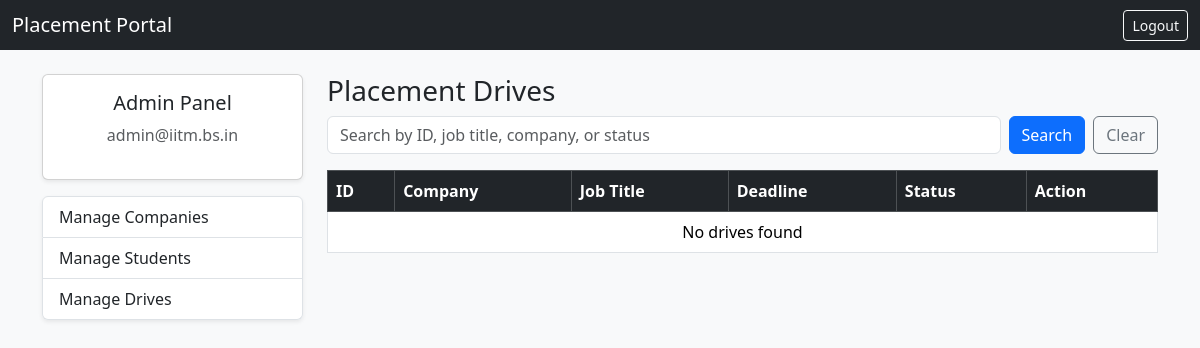
The page /admin/drives (signed in) on the database as committed earlier.
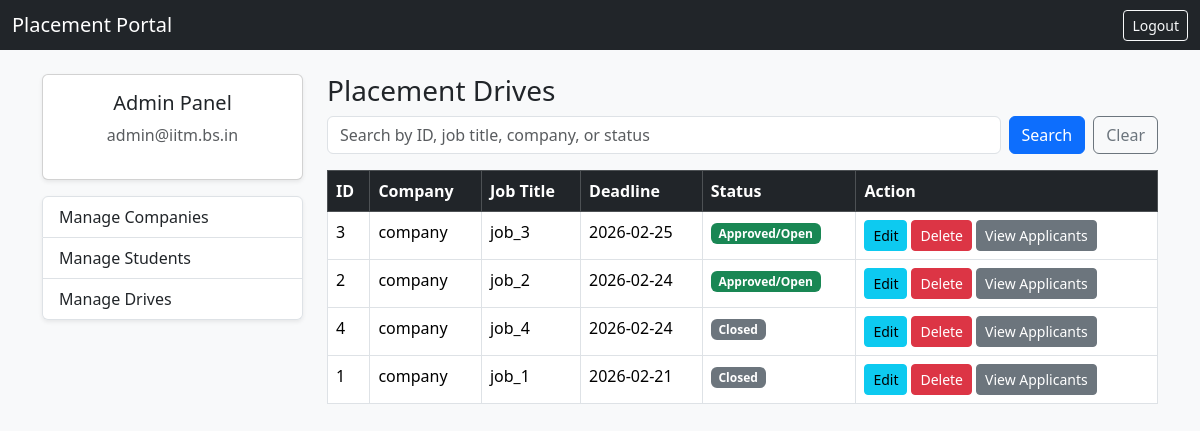
The same page on the database as committed later.
### dp.py (models this page shows)
class PlacementDrive(db.Model):
    __tablename__ = "placement_drives"
    id = db.Column(db.Integer, primary_key=True)
    company_id = db.Column(
        db.Integer, db.ForeignKey("companies.id"), nullable=False
    )
    job_title = db.Column(db.String(150), nullable=False)
    job_description = db.Column(db.String(2000))
    eligibility = db.Column(db.String(2000))
    deadline = db.Column(db.Date)
    status = db.Column(db.String(20), default="Pending")
    company = db.relationship("Company", backref="drives")
    applications = db.relationship("Application", backref="drive", cascade="all, delete" )

class Company(db.Model):
    __tablename__ = "companies"
    id = db.Column(db.Integer, primary_key=True)
    user_id = db.Column(
        db.Integer, db.ForeignKey("users.id"), nullable=False
    )
    company_name = db.Column(db.String(150), nullable=False)
    hr_contact = db.Column(db.String(100))
    website = db.Column(db.String(150))
    status = db.Column(db.String(20), default="Pending")
    blacklisted = db.Column(db.Boolean, default=False)

### app.py (the view, shortened to what this page needs)
@app.route("/admin/drives")
@login_required
def admin_drives():
    if current_user.role != "admin":
        abort(403)
    search_query = request.args.get("q", "").strip()
    query = PlacementDrive.query.join(Company, PlacementDrive.company_id == Company.id)
    drives = query.order_by(PlacementDrive.deadline.desc()).all()
    update_status_for_drives(drives)
    drives = query.order_by(PlacementDrive.deadline.desc()).all()
    return render_template(
        "admin_drive.html",
        drives=drives,
        search_query=search_query
    )

### app.py (called while the page is built)
@login_manager.user_loader
def load_user(user_id):
    return User.query.get(int(user_id))

def update_status_for_drives(drives):
    today = datetime.today().date()
    for drive in drives:
        if drive.status == "Open" and drive.deadline < today:
            drive.status = "Closed"
        if drive.status == "Closed" and drive.deadline > today:
            drive.status = "Open"
    db.session.commit()

### templates/admin_drive.html (shortened to what this page needs)
{% extends "admin.html" %}
{% block admin_content %}
<h3>Placement Drives</h3>
<form method="GET" action="/admin/drives" class="d-flex gap-2 mb-3">
    <input
        type="text"
        name="q"
        value="{{ search_query if search_query else '' }}"
        class="form-control"
        placeholder="Search by ID, job title, company, or status">
    <button class="btn btn-primary" type="submit">Search</button>
    <a href="/admin/drives" class="btn btn-outline-secondary">Clear</a>
</form>
<table class="table table-bordered">
    <thead class="table-dark">
        <tr>
            <th>ID</th>
            <th>Company</th>
            <th>Job Title</th>
            <th>Deadline</th>
            <th>Status</th>
            <th>Action</th>
        </tr>
    </thead>
    <tbody>
        {% for drive in drives %}
        <tr>
            <td>{{ drive.id }}</td>
            <td>{{ drive.company.company_name }}</td>
            <td>{{ drive.job_title }}</td>
            <td>{{ drive.deadline }}</td>
            <td>
                {% if drive.status == "Pending" %}
                <span class="badge bg-warning">Pending</span>
                {% elif drive.status == "Open" %}
                <span class="badge bg-success">Approved/Open</span>
                {% elif drive.status == "Closed" %}
                <span class="badge bg-secondary">Closed</span>
                {% elif drive.status == "Rejected" %}
                <span class="badge bg-danger">Rejected</span>
                {% endif %}
            </td>
            <td>
                <div class="d-flex flex-row gap-1">
                <a href="/admin/drives/edit/{{ drive.id }}" class="btn btn-sm btn-info">Edit</a>
                <form method="POST" action="/admin/drives/delete/{{ drive.id }}">
                    <button class="btn btn-sm btn-danger" onclick="return confirm('Delete this drive and all its applications?');">
                        Delete
                    </button>
                </form>
                <a href="/admin/drives/{{ drive.id }}/applications" class="btn btn-sm btn-secondary">
                    View Applicants
                </a>
                </div>
            </td>
        </tr>
        {% else %}
        <tr>
            <td colspan="6" class="text-center">No drives found</td>
        </tr>
        {% endfor %}
    </tbody>
</table>
{% endblock %}

Rows that differ between the two databases and show on the page:
added PlacementDrive: id "3", company.company_name "company", job_title "job_3", deadline "2026-02-25", status "Approved/Open"
added PlacementDrive: id "2", company.company_name "company", job_title "job_2", deadline "2026-02-24", status "Approved/Open"
added PlacementDrive: id "4", company.company_name "company", job_title "job_4", deadline "2026-02-24", status "Closed"
added PlacementDrive: id "1", company.company_name "company", job_title "job_1", deadline "2026-02-21", status "Closed"
Other text that changed with them:
text no longer shown: "No drives found"
